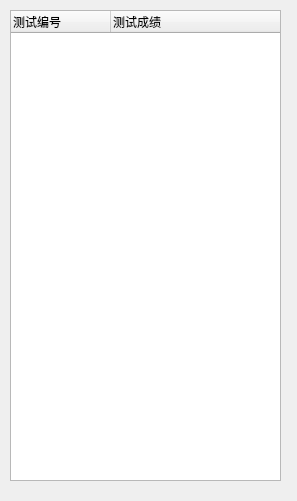
<?xml version="1.0" encoding="UTF-8"?>
<ui version="4.0">
 <class>PastExamInfoWindow</class>
 <widget class="QWidget" name="PastExamInfoWindow">
  <property name="geometry">
   <rect>
    <x>0</x>
    <y>0</y>
    <width>297</width>
    <height>501</height>
   </rect>
  </property>
  <property name="windowTitle">
   <string>Form</string>
  </property>
  <widget class="QTreeWidget" name="treeWidget">
   <property name="geometry">
    <rect>
     <x>10</x>
     <y>10</y>
     <width>271</width>
     <height>471</height>
    </rect>
   </property>
   <column>
    <property name="text">
     <string>测试编号</string>
    </property>
   </column>
   <column>
    <property name="text">
     <string>测试成绩</string>
    </property>
   </column>
  </widget>
 </widget>
 <resources/>
 <connections/>
</ui>
